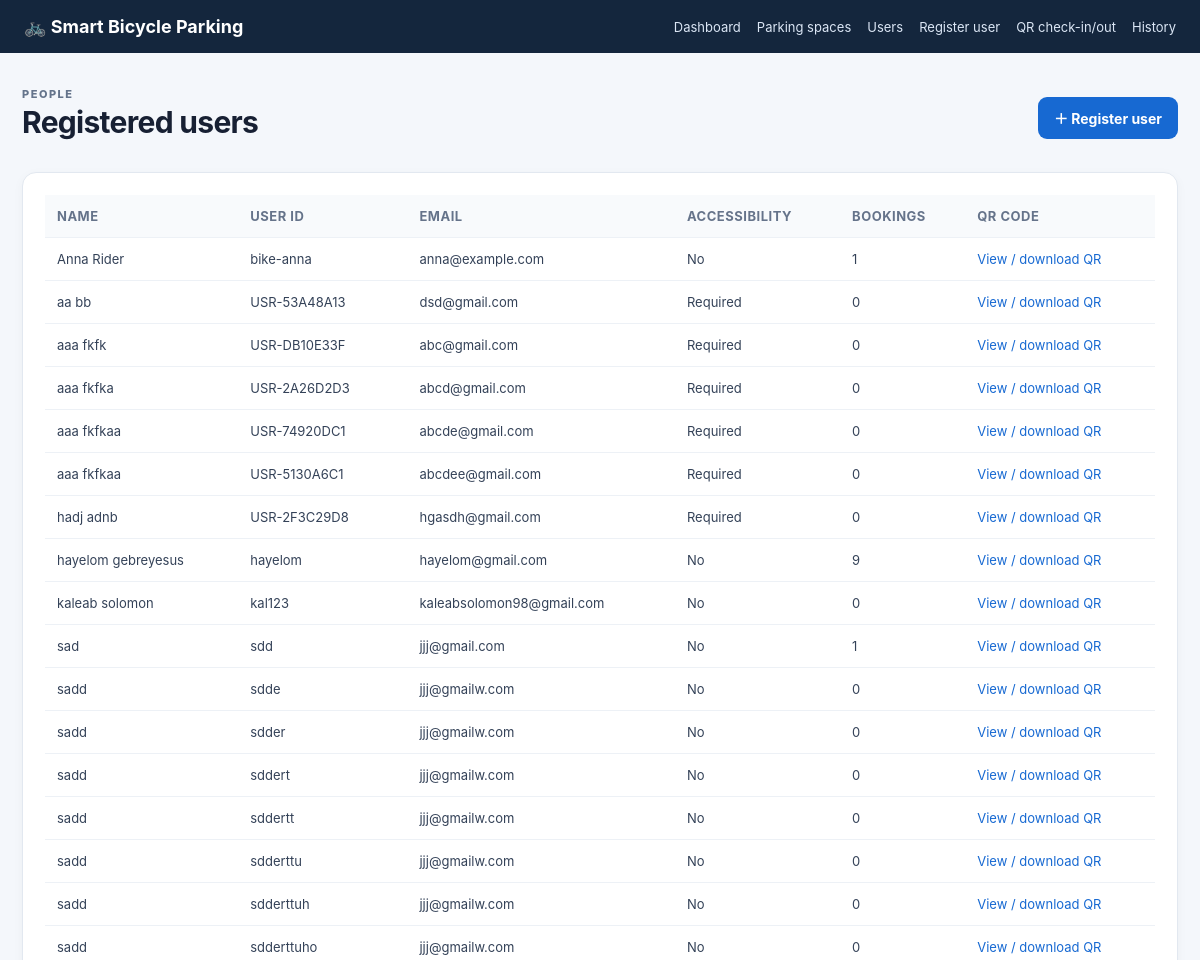
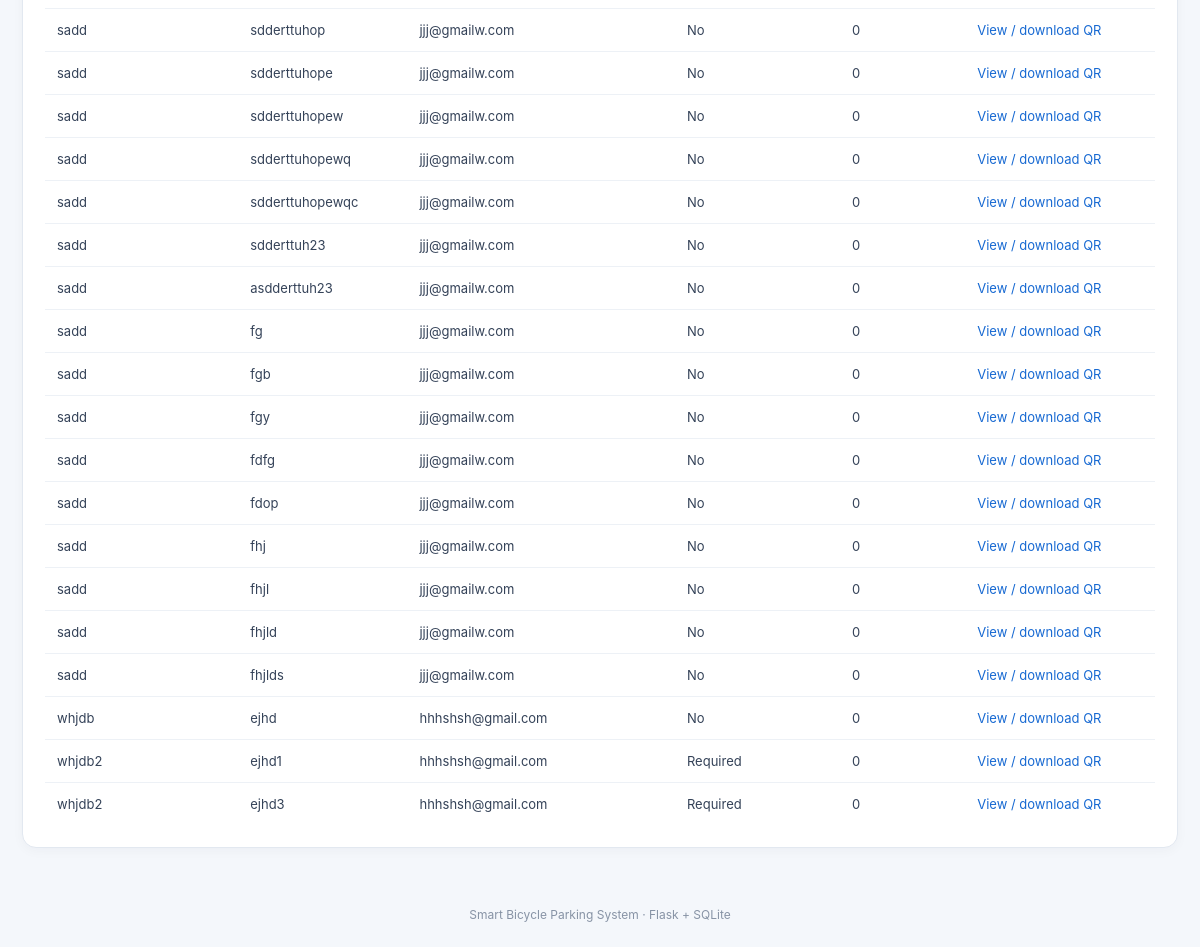
Screenshot of /users with the database file from the repository (2 pictures, top to bottom).
### tables this page shows
CREATE TABLE Users (
            id INTEGER PRIMARY KEY AUTOINCREMENT,
            user_id TEXT NOT NULL UNIQUE,
            name TEXT NOT NULL,
            email TEXT NOT NULL,
            accessibility_need INTEGER NOT NULL DEFAULT 0
                CHECK (accessibility_need IN (0, 1)),
            qr_token TEXT UNIQUE,
            created_at TEXT NOT NULL DEFAULT CURRENT_TIMESTAMP
        );

### bicycle_parking_dashboard/app.py (the view)
@app.route("/users")
def user_list():
    with get_db() as db:
        users = db.execute("""
            SELECT u.*,
                (SELECT COUNT(*) FROM bookings b WHERE b.user_id=u.user_id)
                AS booking_count
            FROM Users u ORDER BY u.name
        """).fetchall()
    return render_template("users.html", users=users)

### bicycle_parking_dashboard/app.py (called while the page is built)
def get_db():
    conn = sqlite3.connect(DATABASE)
    conn.row_factory = sqlite3.Row
    conn.execute("PRAGMA foreign_keys = ON")
    return conn

### bicycle_parking_dashboard/templates/users.html (shortened to what this page needs)
{% extends "base.html" %}
{% block content %}
<div class="page-heading"><div><p class="eyebrow">PEOPLE</p><h1>Registered users</h1></div>
<a class="button" href="{{ url_for('add_user') }}">＋ Register user</a></div>
<section class="panel"><div class="table-wrap"><table>
<thead><tr><th>Name</th><th>User ID</th><th>Email</th><th>Accessibility</th><th>Bookings</th><th>QR code</th></tr></thead>
<tbody>{% for user in users %}
<tr><td>{{ user.name }}</td><td>{{ user.user_id }}</td><td>{{ user.email }}</td>
<td>{{ 'Required' if user.accessibility_need else 'No' }}</td><td>{{ user.booking_count }}</td>
<td><a href="{{ url_for('user_qr', user_id=user.user_id) }}">View / download QR</a></td></tr>
{% else %}<tr><td colspan="6" class="empty">No users registered.</td></tr>{% endfor %}</tbody>
</table></div></section>
{% endblock %}

### bicycle_parking_dashboard/static/style.css (style rules this page uses)
* { box-sizing:border-box }
body { margin:0;background:#f4f7fb;color:#172033;font-family:Inter,Segoe UI,Arial,sans-serif;font-size:15px }
.page-heading { display:flex;align-items:center;justify-content:space-between;gap:20px;margin-bottom:24px;flex-wrap:wrap }
.page-heading h1 { margin:3px 0 8px;font-size:30px;letter-spacing:-.7px }
.eyebrow { font-size:11px;font-weight:800;letter-spacing:1.5px;color:#64748b;margin:0 }
.button { display:inline-flex;align-items:center;justify-content:center;border:0;border-radius:9px;padding:11px 16px;background:#1769d2;color:white;text-decoration:none;font-weight:700;cursor:pointer;font-size:14px }
.stat,.panel { background:#fff;border:1px solid #e2e8f0;border-radius:14px;box-shadow:0 3px 12px rgba(22,38,61,.035) }
.panel { padding:22px;margin-bottom:22px }
.section-heading a,.panel a { color:#1769d2;text-decoration:none }
.table-wrap { width:100%;overflow-x:auto }
table { width:100%;border-collapse:collapse;white-space:nowrap }
th { text-align:left;color:#65738a;font-size:11px;text-transform:uppercase;letter-spacing:.5px;background:#f8fafc }
th,td { padding:13px 12px;border-bottom:1px solid #edf1f6;font-size:13px }
td { color:#344258 }
tbody tr:last-child td { border-bottom:0 }

### rows the page displays
Users: name "Anna Rider", user_id "bike-anna", email "anna@example.com", accessibility_need "No", booking_count "1"
Users: name "aa bb", user_id "USR-53A48A13", email "dsd@gmail.com", accessibility_need "Required", booking_count "0"
Users: name "aaa fkfk", user_id "USR-DB10E33F", email "abc@gmail.com", accessibility_need "Required", booking_count "0"
Users: name "aaa fkfka", user_id "USR-2A26D2D3", email "abcd@gmail.com", accessibility_need "Required", booking_count "0"
Users: name "aaa fkfkaa", user_id "USR-74920DC1", email "abcde@gmail.com", accessibility_need "Required", booking_count "0"
Users: name "aaa fkfkaa", user_id "USR-5130A6C1", email "abcdee@gmail.com", accessibility_need "Required", booking_count "0"
Users: name "hadj adnb", user_id "USR-2F3C29D8", email "hgasdh@gmail.com", accessibility_need "Required", booking_count "0"
Users: name "hayelom gebreyesus", user_id "hayelom", email "hayelom@gmail.com", accessibility_need "No", booking_count "9"
Users: name "kaleab solomon", user_id "kal123", email "kaleabsolomon98@gmail.com", accessibility_need "No", booking_count "0"
Users: name "sad", user_id "sdd", email "jjj@gmail.com", accessibility_need "No", booking_count "1"
Users: name "sadd", user_id "sdde", email "jjj@gmailw.com", accessibility_need "No", booking_count "0"
Users: name "sadd", user_id "sdder", email "jjj@gmailw.com", accessibility_need "No", booking_count "0"
Users: name "sadd", user_id "sddert", email "jjj@gmailw.com", accessibility_need "No", booking_count "0"
Users: name "sadd", user_id "sddertt", email "jjj@gmailw.com", accessibility_need "No", booking_count "0"
Users: name "sadd", user_id "sdderttu", email "jjj@gmailw.com", accessibility_need "No", booking_count "0"
Users: name "sadd", user_id "sdderttuh", email "jjj@gmailw.com", accessibility_need "No", booking_count "0"
Users: name "sadd", user_id "sdderttuho", email "jjj@gmailw.com", accessibility_need "No", booking_count "0"
Users: name "sadd", user_id "sdderttuhop", email "jjj@gmailw.com", accessibility_need "No", booking_count "0"
Users: name "sadd", user_id "sdderttuhope", email "jjj@gmailw.com", accessibility_need "No", booking_count "0"
Users: name "sadd", user_id "sdderttuhopew", email "jjj@gmailw.com", accessibility_need "No", booking_count "0"
Users: name "sadd", user_id "sdderttuhopewq", email "jjj@gmailw.com", accessibility_need "No", booking_count "0"
Users: name "sadd", user_id "sdderttuhopewqc", email "jjj@gmailw.com", accessibility_need "No", booking_count "0"
Users: name "sadd", user_id "sdderttuh23", email "jjj@gmailw.com", accessibility_need "No", booking_count "0"
Users: name "sadd", user_id "asdderttuh23", email "jjj@gmailw.com", accessibility_need "No", booking_count "0"
Users: name "sadd", user_id "fg", email "jjj@gmailw.com", accessibility_need "No", booking_count "0"
Users: name "sadd", user_id "fgb", email "jjj@gmailw.com", accessibility_need "No", booking_count "0"
Users: name "sadd", user_id "fgy", email "jjj@gmailw.com", accessibility_need "No", booking_count "0"
Users: name "sadd", user_id "fdfg", email "jjj@gmailw.com", accessibility_need "No", booking_count "0"
Users: name "sadd", user_id "fdop", email "jjj@gmailw.com", accessibility_need "No", booking_count "0"
Users: name "sadd", user_id "fhj", email "jjj@gmailw.com", accessibility_need "No", booking_count "0"
Users: name "sadd", user_id "fhjl", email "jjj@gmailw.com", accessibility_need "No", booking_count "0"
Users: name "sadd", user_id "fhjld", email "jjj@gmailw.com", accessibility_need "No", booking_count "0"
Users: name "sadd", user_id "fhjlds", email "jjj@gmailw.com", accessibility_need "No", booking_count "0"
Users: name "whjdb", user_id "ejhd", email "hhhshsh@gmail.com", accessibility_need "No", booking_count "0"
Users: name "whjdb2", user_id "ejhd1", email "hhhshsh@gmail.com", accessibility_need "Required", booking_count "0"
Users: name "whjdb2", user_id "ejhd3", email "hhhshsh@gmail.com", accessibility_need "Required", booking_count "0"
